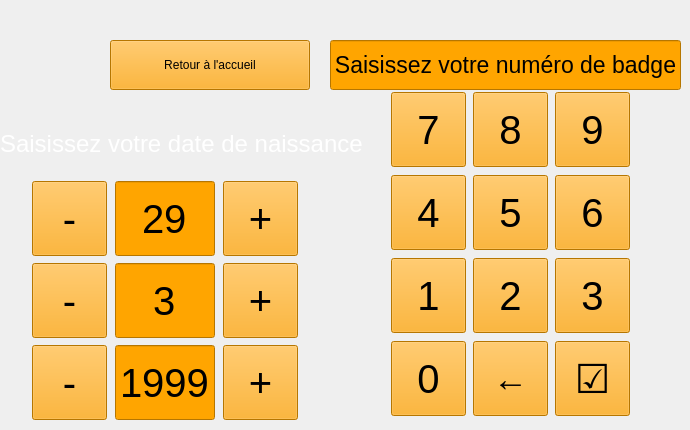
     <widget class="QWidget" name="Premiere">
      <widget class="QLineEdit" name="lineEdit_NumeroBadge">
       <property name="geometry">
        <rect>
         <x>330</x>
         <y>40</y>
         <width>351</width>
         <height>50</height>
        </rect>
       </property>
       <property name="sizePolicy">
        <sizepolicy hsizetype="Minimum" vsizetype="Minimum">
         <horstretch>150</horstretch>
         <verstretch>100</verstretch>
        </sizepolicy>
       </property>
       <property name="minimumSize">
        <size>
         <width>0</width>
         <height>0</height>
        </size>
       </property>
       <property name="font">
        <font>
         <pointsize>17</pointsize>
        </font>
       </property>
       <property name="styleSheet">
        <string notr="true">background-color:orange; color:bl;</string>
       </property>
       <property name="text">
        <string/>
       </property>
       <property name="maxLength">
        <number>6</number>
       </property>
       <property name="alignment">
        <set>Qt::AlignCenter</set>
       </property>
       <property name="readOnly">
        <bool>true</bool>
       </property>
       <property name="placeholderText">
        <string>Saisissez votre numéro de badge</string>
       </property>
      </widget>
      <widget class="QWidget" name="layoutWidget_3">
       <property name="geometry">
        <rect>
         <x>390</x>
         <y>90</y>
         <width>242</width>
         <height>328</height>
        </rect>
       </property>
       <layout class="QVBoxLayout" name="verticalLayout_3">
        <item>
         <layout class="QHBoxLayout" name="horizontalLayout_10">
          <item>
           <widget class="QToolButton" name="toolButton_Add7">
            <property name="minimumSize">
             <size>
              <width>75</width>
              <height>75</height>
             </size>
            </property>
            <property name="font">
             <font>
              <pointsize>30</pointsize>
             </font>
            </property>
            <property name="styleSheet">
             <string notr="true">background-color:orange;</string>
            </property>
            <property name="text">
             <string>7</string>
            </property>
           </widget>
          </item>
          <item>
           <widget class="QToolButton" name="toolButton_Add8">
            <property name="minimumSize">
             <size>
              <width>75</width>
              <height>75</height>
             </size>
            </property>
            <property name="font">
             <font>
              <pointsize>30</pointsize>
             </font>
            </property>
            <property name="styleSheet">
             <string notr="true">background-color:orange;</string>
            </property>
            <property name="text">
             <string>8</string>
            </property>
           </widget>
          </item>
          <item>
           <widget class="QToolButton" name="toolButton_Add9">
            <property name="minimumSize">
             <size>
              <width>75</width>
              <height>75</height>
             </size>
            </property>
            <property name="font">
             <font>
              <pointsize>30</pointsize>
             </font>
            </property>
            <property name="styleSheet">
             <string notr="true">background-color:orange;</string>
            </property>
            <property name="text">
             <string>9</string>
            </property>
           </widget>
          </item>
         </layout>
        </item>
        <item>
         <layout class="QHBoxLayout" name="horizontalLayout_11">
          <item>
           <widget class="QToolButton" name="toolButton_Add4">
            <property name="minimumSize">
             <size>
              <width>75</width>
              <height>75</height>
             </size>
            </property>
            <property name="font">
             <font>
              <pointsize>30</pointsize>
             </font>
            </property>
            <property name="styleSheet">
             <string notr="true">background-color:orange;</string>
            </property>
            <property name="text">
             <string>4</string>
            </property>
           </widget>
          </item>
          <item>
           <widget class="QToolButton" name="toolButton_Add5">
            <property name="minimumSize">
             <size>
              <width>75</width>
              <height>75</height>
             </size>
            </property>
            <property name="font">
             <font>
              <pointsize>30</pointsize>
             </font>
            </property>
            <property name="styleSheet">
             <string notr="true">background-color:orange;</string>
            </property>
            <property name="text">
             <string>5</string>
            </property>
           </widget>
          </item>
          <item>
           <widget class="QToolButton" name="toolButton_Add6">
            <property name="minimumSize">
             <size>
              <width>75</width>
              <height>75</height>
             </size>
            </property>
            <property name="font">
             <font>
              <pointsize>30</pointsize>
             </font>
            </property>
            <property name="styleSheet">
             <string notr="true">background-color:orange;</string>
            </property>
            <property name="text">
             <string>6</string>
            </property>
           </widget>
          </item>
         </layout>
        </item>
        <item>
         <layout class="QHBoxLayout" name="horizontalLayout_12">
          <item>
           <widget class="QToolButton" name="toolButton_Add1">
            <property name="minimumSize">
             <size>
              <width>75</width>
              <height>75</height>
             </size>
            </property>
            <property name="font">
             <font>
              <pointsize>30</pointsize>
             </font>
            </property>
            <property name="styleSheet">
             <string notr="true">background-color:orange;</string>
            </property>
            <property name="text">
             <string>1</string>
            </property>
           </widget>
          </item>
          <item>
           <widget class="QToolButton" name="toolButton_Add2">
            <property name="minimumSize">
             <size>
              <width>75</width>
              <height>75</height>
             </size>
            </property>
            <property name="font">
             <font>
              <pointsize>30</pointsize>
             </font>
            </property>
            <property name="styleSheet">
             <string notr="true">background-color:orange;</string>
            </property>
            <property name="text">
             <string>2</string>
            </property>
           </widget>
          </item>
          <item>
           <widget class="QToolButton" name="toolButton_Add3">
            <property name="minimumSize">
             <size>
              <width>75</width>
              <height>75</height>
             </size>
            </property>
            <property name="font">
             <font>
              <pointsize>30</pointsize>
             </font>
            </property>
            <property name="styleSheet">
             <string notr="true">background-color:orange;</string>
            </property>
            <property name="text">
             <string>3</string>
            </property>
           </widget>
          </item>
         </layout>
        </item>
        <item>
         <layout class="QHBoxLayout" name="horizontalLayout_13">
          <item>
           <widget class="QToolButton" name="toolButton_Add0">
            <property name="minimumSize">
             <size>
              <width>75</width>
              <height>75</height>
             </size>
            </property>
            <property name="font">
             <font>
              <pointsize>30</pointsize>
             </font>
            </property>
            <property name="styleSheet">
             <string notr="true">background-color:orange;</string>
            </property>
            <property name="text">
             <string>0</string>
            </property>
           </widget>
          </item>
          <item>
           <widget class="QToolButton" name="toolButton_Supprimer">
            <property name="minimumSize">
             <size>
              <width>75</width>
              <height>75</height>
             </size>
            </property>
            <property name="font">
             <font>
              <pointsize>26</pointsize>
             </font>
            </property>
            <property name="styleSheet">
             <string notr="true">background-color:orange;</string>
            </property>
            <property name="text">
             <string>←</string>
            </property>
           </widget>
          </item>
          <item>
           <widget class="QToolButton" name="toolButton_Valider">
            <property name="minimumSize">
             <size>
              <width>75</width>
              <height>75</height>
             </size>
            </property>
            <property name="font">
             <font>
              <pointsize>30</pointsize>
             </font>
            </property>
            <property name="styleSheet">
             <string notr="true">background-color:orange</string>
            </property>
            <property name="text">
             <string>☑</string>
            </property>
           </widget>
          </item>
         </layout>
        </item>
       </layout>
      </widget>
      <widget class="QLabel" name="label_Image2">
       <property name="enabled">
        <bool>true</bool>
       </property>
       <property name="geometry">
        <rect>
         <x>10</x>
         <y>10</y>
         <width>201</width>
         <height>101</height>
        </rect>
       </property>
       <property name="autoFillBackground">
        <bool>false</bool>
       </property>
       <property name="styleSheet">
        <string notr="true"/>
       </property>
       <property name="inputMethodHints">
        <set>Qt::ImhNone</set>
       </property>
       <property name="text">
        <string/>
       </property>
       <property name="textFormat">
        <enum>Qt::AutoText</enum>
       </property>
       <property name="pixmap">
        <pixmap>../../../../../../../../media/cmoquereau/MDL-removebg-preview.png</pixmap>
       </property>
       <property name="scaledContents">
        <bool>true</bool>
       </property>
       <property name="alignment">
        <set>Qt::AlignHCenter|Qt::AlignTop</set>
       </property>
      </widget>
      <widget class="QLabel" name="label_8">
       <property name="geometry">
        <rect>
         <x>0</x>
         <y>130</y>
         <width>368</width>
         <height>27</height>
        </rect>
       </property>
       <property name="font">
        <font>
         <pointsize>18</pointsize>
        </font>
       </property>
       <property name="styleSheet">
        <string notr="true">color : white;</string>
       </property>
       <property name="text">
        <string>Saisissez votre date de naissance :</string>
       </property>
      </widget>
      <widget class="QWidget" name="layoutWidget">
       <property name="geometry">
        <rect>
         <x>30</x>
         <y>180</y>
         <width>270</width>
         <height>241</height>
        </rect>
       </property>
       <layout class="QHBoxLayout" name="horizontalLayout_14">
        <item>
         <layout class="QVBoxLayout" name="verticalLayout_5">
          <item>
           <widget class="QToolButton" name="toolButton_JourMoins">
            <property name="minimumSize">
             <size>
              <width>75</width>
              <height>75</height>
             </size>
            </property>
            <property name="maximumSize">
             <size>
              <width>75</width>
              <height>75</height>
             </size>
            </property>
            <property name="font">
             <font>
              <pointsize>30</pointsize>
             </font>
            </property>
            <property name="styleSheet">
             <string notr="true">background-color:orange; color:bl;</string>
            </property>
            <property name="text">
             <string>-</string>
            </property>
           </widget>
          </item>
          <item>
           <widget class="QToolButton" name="toolButton_MoisMoins">
            <property name="minimumSize">
             <size>
              <width>75</width>
              <height>75</height>
             </size>
            </property>
            <property name="maximumSize">
             <size>
              <width>75</width>
              <height>75</height>
             </size>
            </property>
            <property name="font">
             <font>
              <pointsize>30</pointsize>
             </font>
            </property>
            <property name="styleSheet">
             <string notr="true">background-color:orange; color:bl;</string>
            </property>
            <property name="text">
             <string>-</string>
            </property>
           </widget>
          </item>
          <item>
           <widget class="QToolButton" name="toolButton_AnneeMoins">
            <property name="minimumSize">
             <size>
              <width>75</width>
              <height>75</height>
             </size>
            </property>
            <property name="maximumSize">
             <size>
              <width>75</width>
              <height>75</height>
             </size>
            </property>
            <property name="font">
             <font>
              <pointsize>30</pointsize>
             </font>
            </property>
            <property name="styleSheet">
             <string notr="true">background-color:orange; color:bl;</string>
            </property>
            <property name="text">
             <string>-</string>
            </property>
           </widget>
          </item>
         </layout>
        </item>
        <item>
         <layout class="QVBoxLayout" name="verticalLayout_4">
          <item>
           <widget class="QLineEdit" name="lineEdit_Jour">
            <property name="maximumSize">
             <size>
              <width>100</width>
              <height>75</height>
             </size>
            </property>
            <property name="font">
             <font>
              <pointsize>30</pointsize>
             </font>
            </property>
            <property name="styleSheet">
             <string notr="true">background-color:orange; color:bl;</string>
            </property>
            <property name="text">
             <string>29</string>
            </property>
            <property name="alignment">
             <set>Qt::AlignCenter</set>
            </property>
           </widget>
          </item>
          <item>
           <widget class="QLineEdit" name="lineEdit_Mois">
            <property name="maximumSize">
             <size>
              <width>100</width>
              <height>75</height>
             </size>
            </property>
            <property name="font">
             <font>
              <pointsize>30</pointsize>
             </font>
            </property>
            <property name="styleSheet">
             <string notr="true">background-color:orange; color:bl;</string>
            </property>
            <property name="text">
             <string>3</string>
            </property>
            <property name="alignment">
             <set>Qt::AlignCenter</set>
            </property>
           </widget>
          </item>
          <item>
           <widget class="QLineEdit" name="lineEdit_Annee">
            <property name="maximumSize">
             <size>
              <width>100</width>
              <height>75</height>
             </size>
            </property>
            <property name="font">
             <font>
              <pointsize>30</pointsize>
             </font>
            </property>
            <property name="layoutDirection">
             <enum>Qt::RightToLeft</enum>
            </property>
            <property name="styleSheet">
             <string notr="true">background-color:orange; color:bl;</string>
            </property>
            <property name="text">
             <string>1999</string>
            </property>
            <property name="alignment">
             <set>Qt::AlignCenter</set>
            </property>
           </widget>
          </item>
         </layout>
        </item>
        <item>
         <layout class="QVBoxLayout" name="verticalLayout_6">
          <item>
           <widget class="QToolButton" name="toolButton_JourPlus">
            <property name="minimumSize">
             <size>
              <width>75</width>
              <height>75</height>
             </size>
            </property>
            <property name="maximumSize">
             <size>
              <width>75</width>
              <height>75</height>
             </size>
            </property>
            <property name="font">
             <font>
              <pointsize>30</pointsize>
             </font>
            </property>
            <property name="styleSheet">
             <string notr="true">background-color:orange; color:bl;</string>
            </property>
            <property name="text">
             <string>+</string>
            </property>
           </widget>
          </item>
          <item>
           <widget class="QToolButton" name="toolButton_MoisPlus">
            <property name="minimumSize">
             <size>
              <width>75</width>
              <height>75</height>
             </size>
            </property>
            <property name="maximumSize">
             <size>
              <width>75</width>
              <height>75</height>
             </size>
            </property>
            <property name="font">
             <font>
              <pointsize>30</pointsize>
             </font>
            </property>
            <property name="styleSheet">
             <string notr="true">background-color:orange; color:bl;</string>
            </property>
            <property name="text">
             <string>+</string>
            </property>
           </widget>
          </item>
          <item>
           <widget class="QToolButton" name="toolButton_AnneePlus">
            <property name="minimumSize">
             <size>
              <width>75</width>
              <height>75</height>
             </size>
            </property>
            <property name="maximumSize">
             <size>
              <width>75</width>
              <height>75</height>
             </size>
            </property>
            <property name="font">
             <font>
              <pointsize>30</pointsize>
             </font>
            </property>
            <property name="styleSheet">
             <string notr="true">background-color:orange; color:bl;</string>
            </property>
            <property name="text">
             <string>+</string>
            </property>
           </widget>
          </item>
         </layout>
        </item>
       </layout>
      </widget>
      <widget class="QPushButton" name="pushButton_RedirectionAccueil_2">
       <property name="geometry">
        <rect>
         <x>110</x>
         <y>40</y>
         <width>200</width>
         <height>50</height>
        </rect>
       </property>
       <property name="styleSheet">
        <string notr="true">background-color:orange; color:bl;</string>
       </property>
       <property name="text">
        <string>Retour à l'accueil</string>
       </property>
      </widget>
     </widget>
